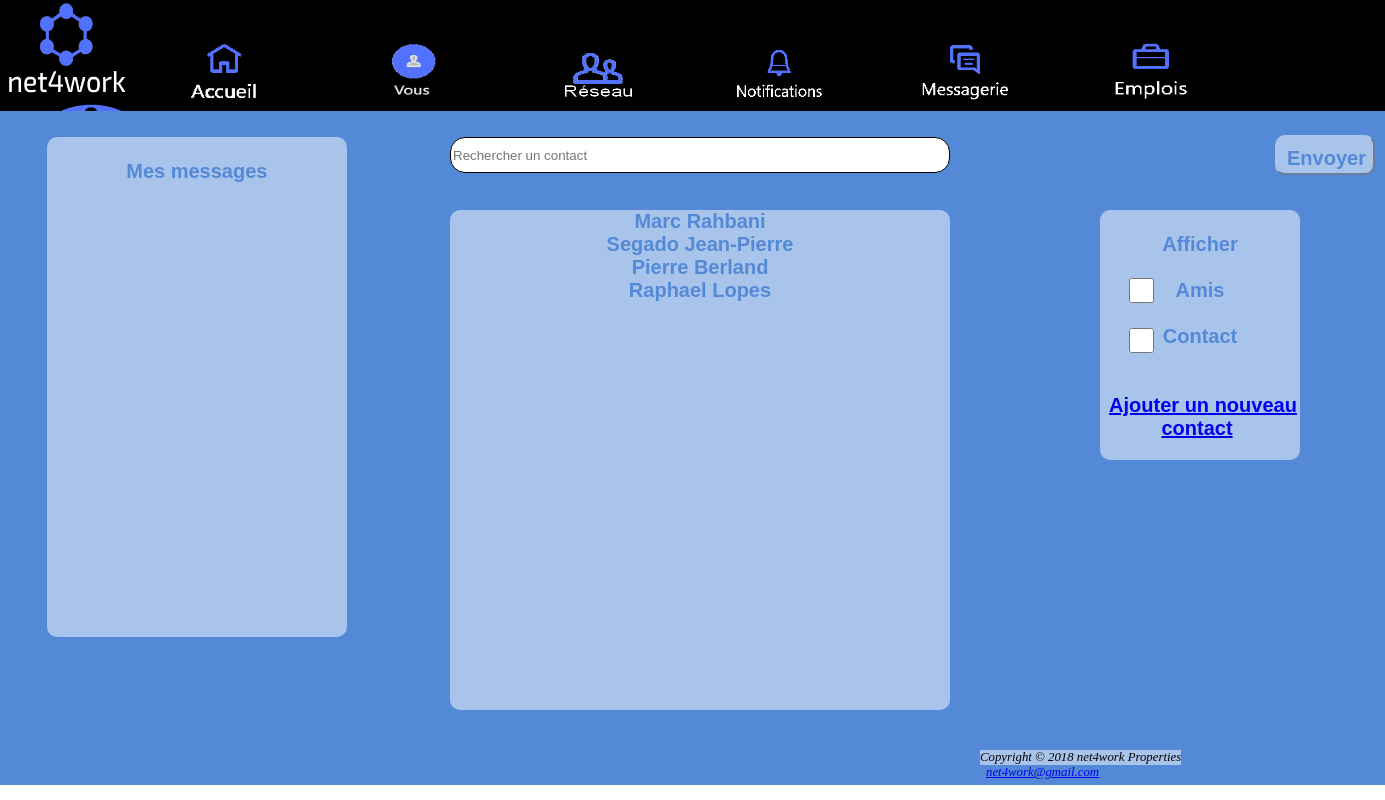
The app's page /reseau.php (signed in) with its own data.
### tables this page shows
CREATE TABLE IF NOT EXISTS `utilisateur` (
  `iduser` int(11) NOT NULL AUTO_INCREMENT,
  `nom` text NOT NULL,
  `prenom` text NOT NULL,
  `poste` text NOT NULL,
  `entreprise` text NOT NULL,
  `grade` text NOT NULL,
  UNIQUE KEY `id user` (`iduser`)
);

### reseau.php (the view, shortened to what this page needs)
<!DOCTYPE html>
<html>
<head>
<link href="style.css" rel="stylesheet" type="text/css" />
</head>
<body>
    <div id="buttoncolumn">
   <img src="logo.png" alt="net4work" width="130" height="100" />
    <a href="main.php"><img id="image0" src="accueil.png" alt="Accueil" width="98" height="57" onmouseenter ="changeImage(this)"/></a>
    <a href="profil.php"><img id="image1" src="vous.png" alt="Profil" width="98" height="57" onmouseenter ="changeImage2(this)"/></a>
    <a href="reseau.php"><img id="image2" src="reseau.png" alt="Reseau" width="98" height="57" onmouseenter ="changeImage3(this)"/></a>
    <a href="notif.html"><img id="image3" src="notifications.png" alt="Notifications" width="98" height="57" onmouseenter="changeImage4(this)"/></a>
    <a href="messagerie.html"><img id="image4" src="messagerie.png" alt="Messagerie" width="98" height="57" onmouseenter="changeImage5(this)"/></a>
    <a href="emplois.html"><img id="image5" src="emplois.png" alt="Emplois" width="98" height="57" onmouseenter ="changeImage6(this)"/></a>
      <a href="connexion.html"><img id="image6" src="deconnexion.jpg" alt="Deconnexion" width="98" height="57" onmouseenter ="changeImage7(this)"/></a>
   </div>
   <p class="ajoutAmi">
   <a href="ajoutami.html" class="nvcontact"><br class=""> Ajouter un nouveau contact</a>
  <span class="gwd-span-1iq8"><br class="">Mes messages</span>
    <form action="recherche.php" method="post">
      <input type="search" id="RechercheContact2" class="search" name="q"
    placeholder="Rechercher un contact" required >
     <input type="submit" value="Envoyer" class="recherche">
  </form>
  <span class="gwd-span-1iq9">
    <?php
    $database = "net4work";
 $db_handle = mysqli_connect('localhost', 'root', '');
 $db_found = mysqli_select_db($db_handle, $database);
 if ($db_found) {
    $sql = "SELECT idami FROM amis WHERE iduser LIKE '".$_SESSION['ID']."' ";
    $requete = mysqli_query($db_handle,$sql);
    while($data = mysqli_fetch_assoc($requete))
     {
        $sql1 = "SELECT nom, prenom FROM utilisateur WHERE iduser LIKE '".$data['idami']."' ";
        $req = mysqli_query($db_handle,$sql1);
        while ($dat = mysqli_fetch_assoc($req)) {
          echo $dat['prenom'], " ";
          echo $dat['nom']. " ". '<br>';
        }
     }
   }
   else {
  echo "Database not found";
 }
  ?>
    <br class=""></span>
  <span class="gwd-span-1iq10"><br>Afficher<br><br>
   Amis<br><br>
  Contact <br><br><br>
 <a href="ajoutami.html" class="nvcontact"> Ajouter un nouveau contact</a>
 </span>
    <input type="checkbox" name="Amis" class="Amis"> <br>
  <input type="checkbox" name="Contacts" class="Contacts"> <br>
 <div id="footer">Copyright &copy; 2018 net4work Properties<br/>
<a href="mailto:net4work@gmail.com">net4work@gmail.com</a></div>
</body>
</html>

### style.css (style rules this page uses)
#buttoncolumn { background-color: black; position: absolute; min-width: 100%; max-width: 100%; top: 0px; left: 0px; height: 200px; color: white; }
a { margin: 3%; }
img { border: 0; }
#RechercheContact2 { position: absolute; width: 500px; height: 36px; left: 450px; top: 137.006px; box-sizing: border-box; border-width: 1px; border-style: solid; border-color: rgb(0, 0, 0); background-color: rgb(255, 255, 255); border-radius: 15px; }
#footer { background-color: rgb(169, 196, 235); font-size: .80em; font-style: italic; position: absolute; top: 750px; left: 980px; height:15px; }
.gwd-span-1iq8 { position: absolute; width: 300px; height: 500px; left: 46.8728px; top: 137.006px; text-align: center; font-family: Arial; font-weight:bold; font-size: 20px; color: rgb(83, 137, 214); background-image: none; background-color: rgb(169, 196, 235); border-color: rgb(169, 196, 235); border-radius: 10px; }
.gwd-span-1iq9 { position: absolute; width: 500px; height:500px; left: 450px; top: 210px; text-align: center; font-family: Arial; font-weight:bold; font-size: 20px; color: rgb(83, 137, 214); background-image: none; background-color: rgb(169, 196, 235); border-color: rgb(169, 196, 235); border-radius: 10px; }
.gwd-span-1iq10 { position: absolute; width: 200px; height:250px; left: 1100px; top: 210px; text-align: center; font-family: Arial; font-weight:bold; font-size: 20px; color: rgb(83, 137, 214); background-image: none; background-color: rgb(169, 196, 235); border-color: rgb(169, 196, 235); border-radius: 10px; }
.Amis { position: absolute; left: 1125px; top: 275px; height: 25px; width: 25px; text-align: center; font-family: Arial; font-weight:bold; font-size: 20px; color: rgb(83, 137, 214); background-image: none; background-color: rgb(169, 196, 235); border-color: rgb(169, 196, 235); border-radius: 10px; }
.Contacts { position: absolute; left: 1125px; top: 325px; height: 25px; width: 25px; text-align: center; font-family: Arial; font-weight:bold; font-size: 20px; color: rgb(83, 137, 214); background-image: none; background-color: rgb(169, 196, 235); border-color: rgb(169, 196, 235); border-radius: 10px; }
.recherche { position: absolute; width: 100px; height: 40px; left: 1275px; top: 135px; text-align: center; font-family: Arial; font-weight:bold; font-size: 20px; color: rgb(83, 137, 214); background-image: none; background-color: rgb(169, 196, 235); border-color: rgb(169, 196, 235); border-radius: 10px; padding: 10px; }

### records on screen
utilisateur: prenom "Marc", nom "Rahbani"
utilisateur: prenom "Segado", nom "Jean-Pierre"
utilisateur: prenom "Pierre", nom "Berland"
utilisateur: prenom "Raphael", nom "Lopes"
